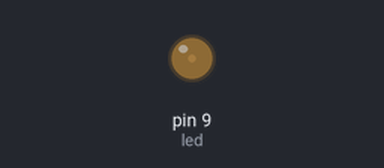
The sketch below on a simulated Arduino Uno, built with avr-gcc and run on an emulated ATmega328P. Parts: output pins drawn as LEDs (lit = HIGH).

Above: at 0.15 s.
At 0.75 s:
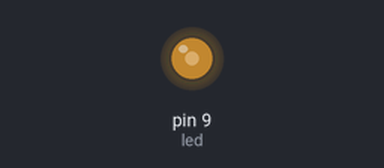
At 1.6 s:
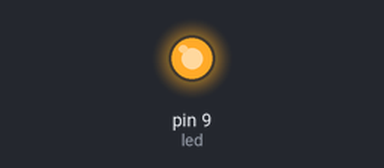
Timing chart, 0 to 3.1 s (numbered marks = the images above):
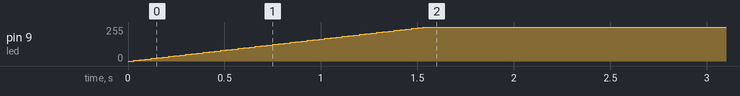

Measured:
- by itself, pin 9 (led): moves from 0/255 to 255/255 over 1.5 s

The sketch:

LedLightDimAndIncrease.ino
```cpp
int led = 9;
int brightness = 0;
int fadeAmount = 5;

void setup() {
  // put your setup code here, to run once:
  pinMode(led,OUTPUT);
}

void loop() {
  // put your main code here, to run repeatedly:
  analogWrite(led,brightness);

  brightness = brightness + fadeAmount;

  if(brightness <= 0 || brightness >= 255){
    fadeAmount = fadeAmount;
  }
  delay(30);
}
```
